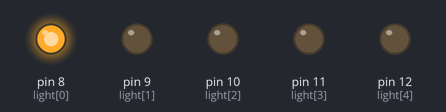
Bench run of a sketch on a simulated Arduino Uno, built with avr-gcc and run on an emulated ATmega328P. Shown: output pins drawn as LEDs (lit = HIGH).

Above: at 0.05 s.
At 0.75 s:
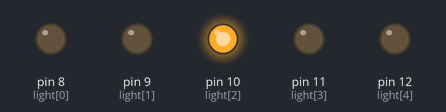
At 1.45 s:
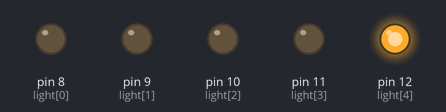
At 2.15 s:
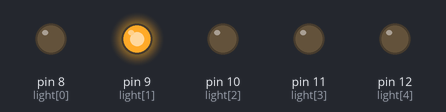
At 2.85 s:
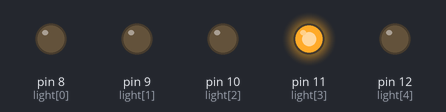
Timing chart, 0 to 3.1 s (numbered marks = the images above):
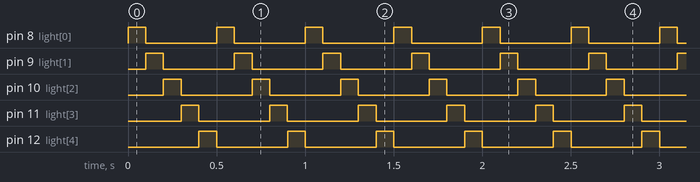

The sketch:

Class02g.ino
```cpp
//
// Use 5 LED lights at digital pins:
// 8, 9, 10, 11, 12
// and generate a sequential animation pattern.
//
const int COUNT = 5;
int light[COUNT] = {8, 9, 10, 11, 12};
int index;

void setup() {
  index = 0;
  pinMode(light[0], OUTPUT);
  pinMode(light[1], OUTPUT);
  pinMode(light[2], OUTPUT);
  pinMode(light[3], OUTPUT);
  pinMode(light[4], OUTPUT);
}

void loop() {
  for (int i = 0; i < COUNT; i++) {
    if (i == index) {
      digitalWrite(light[i], HIGH);
    } else {
      digitalWrite(light[i], LOW);
    }
  }
  index = index + 1;
  if (index >= COUNT)
    index = 0;
  delay(100);
}
```

Measured:
- by itself, pin 8 (light[0]), pin 9 (light[1]), pin 10 (light[2]), pin 11 (light[3]), pin 12 (light[4]): alternates HIGH for 0.10 s and LOW for 0.40 s
